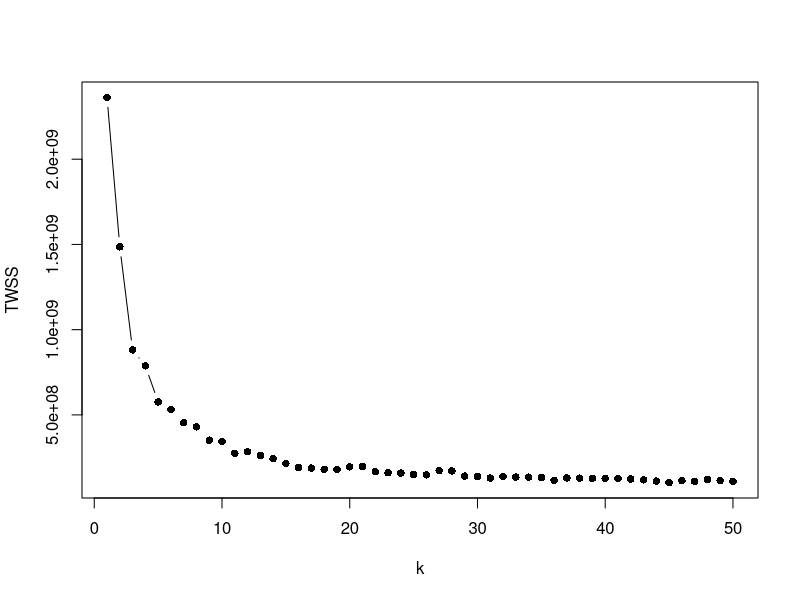
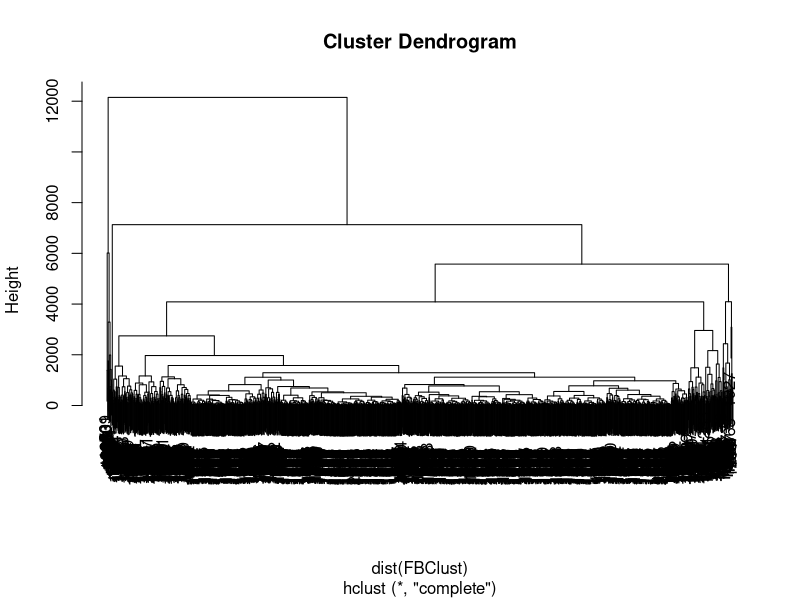

Write R code to recreate these figures, in order.
## ---- chunk 1
knitr::opts_chunk$set(echo = TRUE)
## ---- chunk 2

setwd("C:/Users/Pritt/Dropbox/Fall 2020/Intro Data Science/DS110 Project2")


FBData <- read.table("newfbdatatable2.txt", sep = "\t", header = TRUE)
head(FBData)
summary(FBData)

######################################33
### K Means Clustering
########################################3

require(cluster)

TWSS = array(0,50)

FBClust <- FBData[,-2]

kmn3 = kmeans(FBClust,3)

for(i in 1:50) {
  kmn=kmeans(FBClust, i)
  TWSS[i]=kmn$tot.withinss
}
TWSS

k = 1:50
plot(k, TWSS, type="b", pch = 16)

# Based on the above plot we can see that after k=5 the drop in TWSS is insignificant so we will use k = 5

FBKmn5 = kmeans(FBClust, 5)
FBKmn5

Clus1Rows = which(FBKmn5$cluster == 1)
Clus2Rows = which(FBKmn5$cluster == 2)
Clus3Rows = which(FBKmn5$cluster == 3)
Clus4Rows = which(FBKmn5$cluster == 4)
Clus5Rows = which(FBKmn5$cluster == 5)

Cluster1Data = FBData[Clus1Rows,]
Cluster2Data = FBData[Clus2Rows,]
Cluster3Data = FBData[Clus3Rows,]
Cluster4Data = FBData[Clus4Rows,]
Cluster5Data = FBData[Clus5Rows,]

summary(Cluster1Data)
nrow(Cluster1Data)

summary(Cluster2Data)
nrow(Cluster2Data)

summary(Cluster3Data)
nrow(Cluster3Data)

summary(Cluster4Data)
nrow(Cluster4Data)

summary(Cluster5Data)
nrow(Cluster5Data)


####################################################
### Heirarchal Clustering
################################################3333

HclustFB = hclust(dist(FBClust))
HclustFB

plot(HclustFB)
# when looking at the dendrogram it looks like we should choose 2 clusters

FBCut5 <- cutree(HclustFB, 5)
FBCut5

FBCut2 <- cutree(HclustFB, 2)
FBCut2

c11 = which(FBCut2==1)
c11

c12=which(FBCut2 == 2)
c12

Cluster1 <- FBData[c11,]
Cluster2 <- FBData[c12,]

summary(Cluster1)
nrow(Cluster1)

summary(Cluster2)
nrow(Cluster2)

